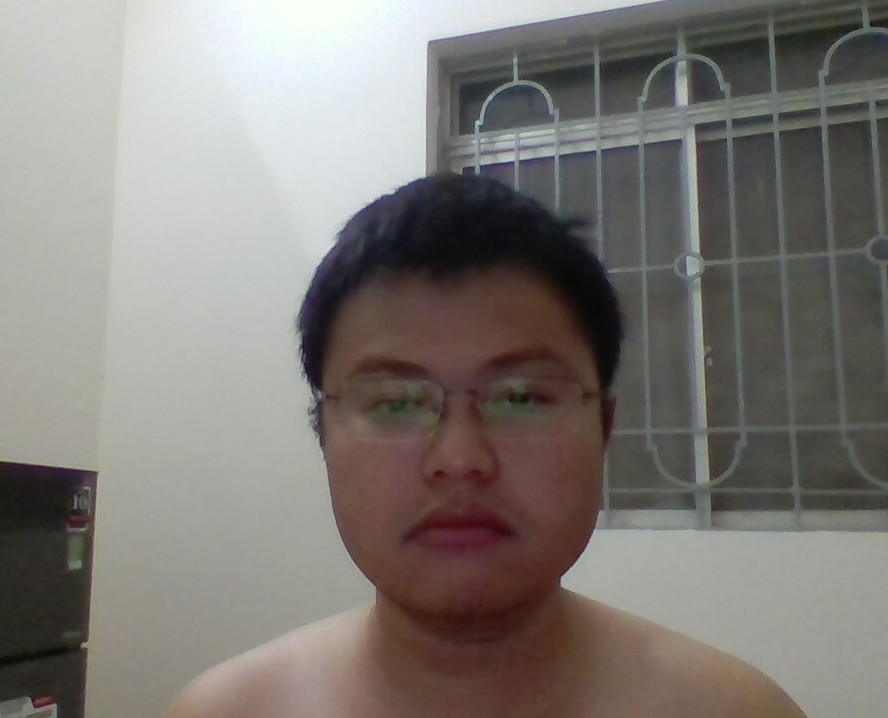
#> input picture examples/a7.jpg, 888 x 718 px
$ python main.py   (Python 2 division)   (older library calls are emulated)
#> lines starting #> are read from the running program, lines starting #| are printed output that depends on the picture; long printed decimals are rounded
#> further down, img is the input picture: shape (718, 888, 3); mean B, G, R 117.8, 122, 126.6
import numpy
import cv2
import math

# An image size WxH is a H*W*3 matrix

# input: bgr image
# output: bgr enhanced image
def PhotoEnhancer(img):
    hsv = cv2.cvtColor(img, cv2.COLOR_BGR2HSV)
#> hsv: shape (718, 888, 3); mean H, S, V 47, 34.8, 129.1
    # print type(hsv), hsv.shape ,hsv
    h, s, v = cv2.split(hsv)
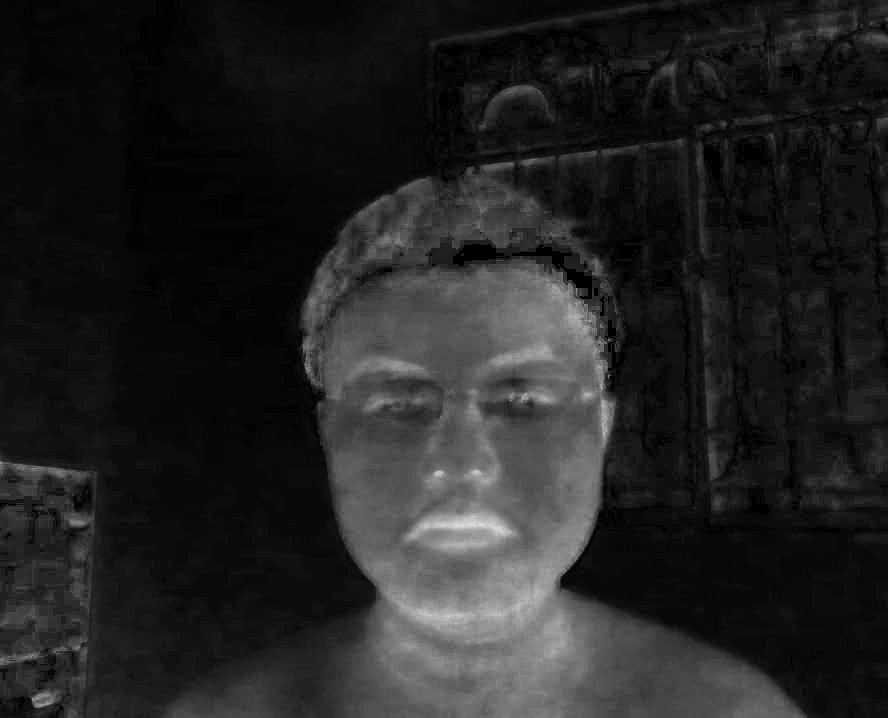
#> s: shape (718, 888); min 0, max 221, mean 34.8
    print 'v.shape', v.shape
#| v.shape (718, 888)
    luminance = v
    base, detail, faces_pos = BilateralFilteringAndFaceFinding(luminance)
    # faces_pos = [(0, 0, 516, 516)]
    # faces_pos = [(0, 0, 630, 808)]
    luminance = FaceBeautification(luminance, base, detail, faces_pos)
    luminance = ColorEnhancement(luminance, base, detail)
    v = luminance
    hsv = cv2.merge([h, s, v])
    bgr = cv2.cvtColor(hsv, cv2.COLOR_HSV2BGR)
    return bgr

def FastBilateralFilter(img):
    # TODO: this is traditional implement, need fast implement

    # Diameter of each pixel neighborhood that is used during filtering.
    # Large filters (d > 5) are very slow,
    # so it is recommended to use d=5 for real-time applications
    # and perhaps d=9 for offline applications that need heavy noise filtering
    diameter = 15
    # For simplicity, you can set the 2 sigma values to be the same.
    # If they are small (< 10), the filter will not have much effect
    # else if they are large (> 150), they will have a very strong effect
    sigmaColor = 250
    sigmaSpace = 250

    dst = cv2.bilateralFilter(img, diameter, sigmaColor, sigmaSpace)
    return dst

FaceDetector = cv2.CascadeClassifier('haarcascade_frontalface_alt.xml')
# output: facesPos = [(x,y,w,h), ..]
# raise exception if img doesnt have a face
def FindFacesLienhart(img):
    # https://docs.opencv.org/2.4/modules/objdetect/doc/cascade_classification.html
    faces = FaceDetector.detectMultiScale(img, 1.3, 5)
    return faces

# extract a part of image as a sub matrix
# input: pos = (x1, y1, w, h)
def Extract(img, pos):
    x1, y1, w, h = pos
    x2, y2 = x1 + w, y1 + h
    part = img[y1:y2, x1:x2]
    return part

# output: base, detail, faces_pos
def BilateralFilteringAndFaceFinding(luminance):
    base = FastBilateralFilter(luminance)
    detail = luminance - base
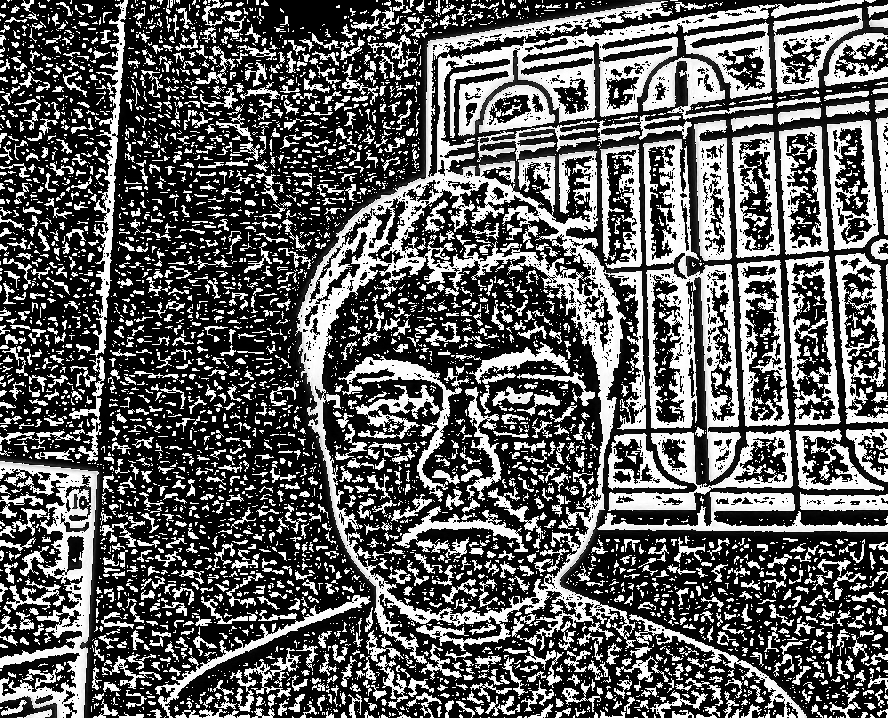
#> detail: shape (718, 888); min 0, max 255, mean 94.4
    faces_pos = FindFacesLienhart(luminance)
#> in FindFacesLienhart, `faces = FaceDetector.detectMultiScale(img, 1.3, 5)`: faces = [[307, 283, 300, 300]]
#> faces_pos = [[307, 283, 300, 300]]
    return base, detail, faces_pos


def FaceBeautification(luminance, base, detail, faces_pos):
    print 'nFaces', len(faces_pos)
#| nFaces 1
    for facePos in faces_pos:
        face = Extract(luminance, facePos)
        # cv2.imshow("FaceBeautification face", face); cv2.waitKey()
        faceBase = Extract(base, facePos)
        # cv2.imshow("base", faceBase); cv2.waitKey()
        faceDetail = Extract(detail, facePos)
        # cv2.imshow("detail", faceDetail); cv2.waitKey()
        skinMap = FindSkinMap(face, 15.0, 15.0)
        # cv2.imshow("skinMap", skinMap); cv2.waitKey()
        Smoothing(face, faceBase, faceDetail, skinMap)
        Blending(luminance, face, facePos, faceDetail)
#> this loop made 1 pass
#> pass 1, in Extract, `part = img[y1:y2, x1:x2]`:
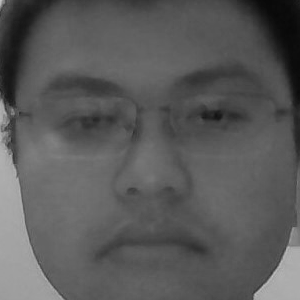
#> part: shape (300, 300); min 8, max 196, mean 90.1
#> pass 1, in Extract (call 3), `part = img[y1:y2, x1:x2]`:
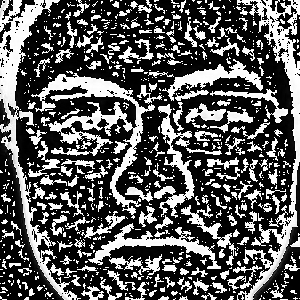
#> part: shape (300, 300); min 0, max 255, mean 91.1
#> pass 1, in FindSkinMap, `sobel_x = cv2.Sobel(face, cv2.CV_64F, 1, 0)`:
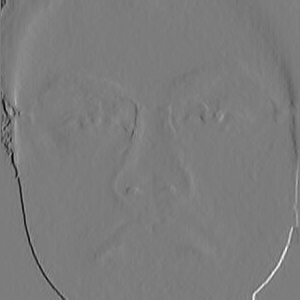
#> sobel_x: shape (300, 300) float64; min -398, max 414, mean -1.5; drawn with min black and max white
#> after the loop: luminance: shape (718, 888); min 7, max 255, mean 129.1
    return luminance

# input: th_x th_y are the thresholds of smooth pixels
def FindSkinMap(face, th_x, th_y):
    sobel_x = cv2.Sobel(face, cv2.CV_64F, 1, 0)
    sobel_y = cv2.Sobel(face, cv2.CV_64F, 0, 1)
    skin_map = face.copy()
    # cv2.imshow("b skinMap", sobel_x); cv2.waitKey()
    faceHeight, faceWidth = face.shape
    for row in xrange(0, faceHeight):
        for col in xrange(0, faceWidth):
            x_value = sobel_x[row, col]
            y_value = sobel_y[row, col]
            temp = Sqr(th_x) +Sqr(th_y)
            # print 'x_value, y_value', x_value, y_value
            if (x_value < th_x and y_value < th_y and
                    Sqr(x_value) +Sqr(y_value) < temp):
                skin_map[row, col] = 255.0
            else:
                skin_map[row, col] = 0.0
    # print skin_map
    # cv2.imshow("a skinMap", skin_map); cv2.waitKey()
    return skin_map

# calc square
def Sqr(x):
    return x * x

def Smoothing(face, faceBase, faceDetail, skin_map):
    alpha = 0
    faceHeight, faceWidth = face.shape
    # [4 lines of commented-out code are left out]
    for row in xrange(0, faceHeight):
        for col in xrange(0, faceWidth):
            if skin_map[row, col] > 254:
                face[row, col] = faceBase[row, col] + alpha*faceDetail[row, col]
            else:
                pass
    # cv2.imshow('Smoothing', face); cv2.waitKey()

def Blending(luminance, face, facePos, faceDetail):
    centerX, centerY = [d/2 for d in face.shape]
    facePosX, facePosY, faceW, faceH = facePos
    mask_map = numpy.zeros((luminance.shape))
    # print 'Blending', mask_map.shape, luminance.shape, faceDetail.shape
    for row in xrange(facePosY, facePosY+faceH):
        for col in xrange(facePosX, facePosX+faceW):
            # mask_map[row, col] = 1.0 - ((row- centerY) / (faceH/2.0) * (col-centerX)/ (faceW/2.0))
            luminance[row, col] = (face[row-facePosY, col-facePosX] +
                0 * (1.0 - mask_map[row, col])*faceDetail[row-facePosY, col-facePosX])
    # cv2.imshow('Blending', luminance); cv2.waitKey()

def ColorEnhancement(luminance, base, detail):
    avg, sdv, lmax, lmin = CalcAvgSdvMaxMin(luminance)
    print 'avg, sdv, lmax, lmin', avg, sdv, lmax, lmin
    h, w = luminance.shape
    th = 15.0
    alpha = min(1.2, 70/sdv)
    beta = 0
    gamma = 1.1
    print 'alpha, beta, gamma', alpha, beta, gamma
    for row in xrange(0, h):
        for col in xrange(0, w):
            luminance[row, col] = Limit(luminance[row, col] * alpha + beta)
            luminance[row, col] = math.pow(luminance[row, col]/255.0, gamma) * 255
    return luminance

def CalcAvgSdvMaxMin(mat2d):
    max = 0
    min = 255
    h, w = mat2d.shape
#> h = 718; w = 888
    sum1 = 0.0
    for row in xrange(0, h):
        for col in xrange(0, w):
            sum1 += mat2d[row, col]
            if mat2d[row, col] > max:
                max = mat2d[row, col]
            if mat2d[row, col] < min:
                min = mat2d[row, col]
#> after the loop, max = 255; min = 7; sum1 = 82295361
    avg = sum1 / (h*w)
#> avg = 129.1
    sum2 = 0.0
    for row in xrange(0, h):
        for col in xrange(0, w):
            sum2 += Sqr(mat2d[row, col] - avg)
#> after the loop, sum2 = 2.24e+09
    sdv = math.sqrt(sum2 / (h*w))
#> sdv = 59.24
    return avg, sdv, max, min

def LogarithmicCurve(mat2d, row, col , beta):
    temp = math.log(mat2d[row,col] * (beta-1) + 1) / math.log(beta)
    mat2d[row,col] = beta ** temp

def Limit(n):
    if n <0:
        return 0
    elif n > 255:
        return 255
    else:
        return n

if __name__ == '__main__':
    imgPath = "./examples/a7.jpg"
    img = cv2.imread(imgPath, cv2.IMREAD_COLOR)

    new = PhotoEnhancer(img)
#> in ColorEnhancement, `avg, sdv, lmax, lmin = CalcAvgSdvMaxMin(luminance)`: avg = 129.1; sdv = 59.24; lmax = 255; lmin = 7
#| avg, sdv, lmax, lmin 129.074 59.239 255 7
#> in ColorEnhancement, `alpha = min(1.2, 70/sdv)`: alpha = 1.18
#| alpha, beta, gamma 1.182 0 1.1
#> after the loop in ColorEnhancement, `for row in xrange(0, h):`:
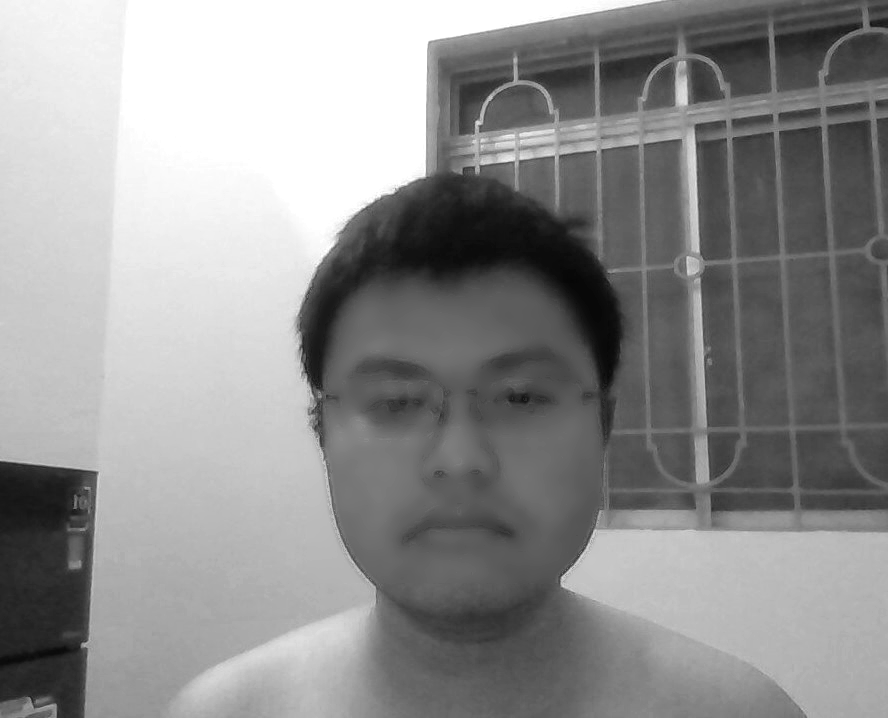
#> luminance: shape (718, 888); min 5, max 255, mean 143.5
#> in PhotoEnhancer, `hsv = cv2.merge([h, s, v])`: hsv: shape (718, 888, 3); mean H, S, V 47, 34.8, 143.5
#> in PhotoEnhancer, `bgr = cv2.cvtColor(hsv, cv2.COLOR_HSV2BGR)`:
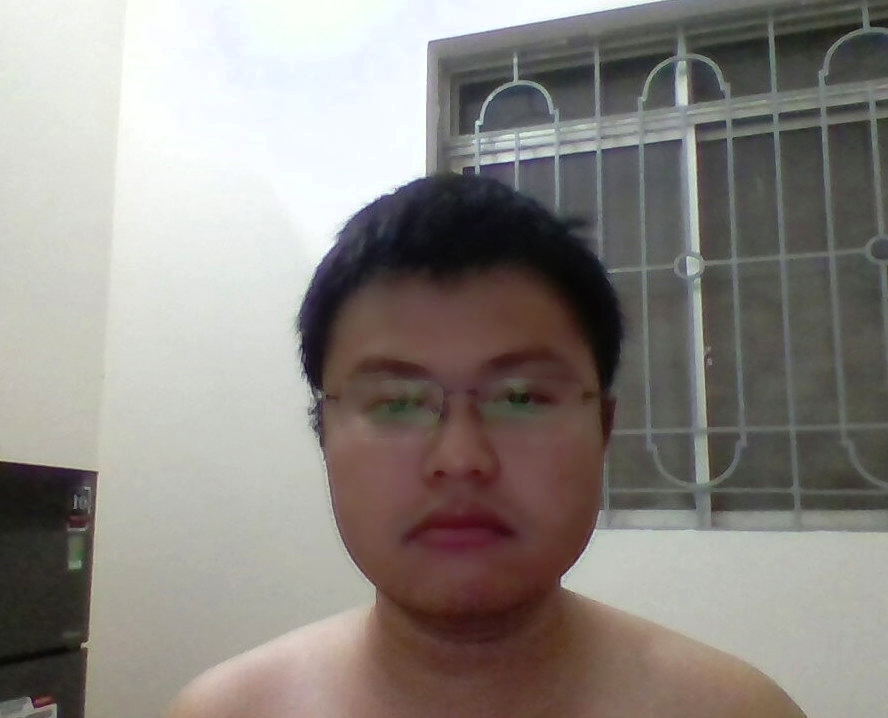
#> bgr: shape (718, 888, 3); mean B, G, R 130.8, 135.7, 140.5

    # cv2.imshow("final", new); cv2.waitKey()
    cv2.imwrite("./examples/o1.jpg", new)

    print 'xong'
